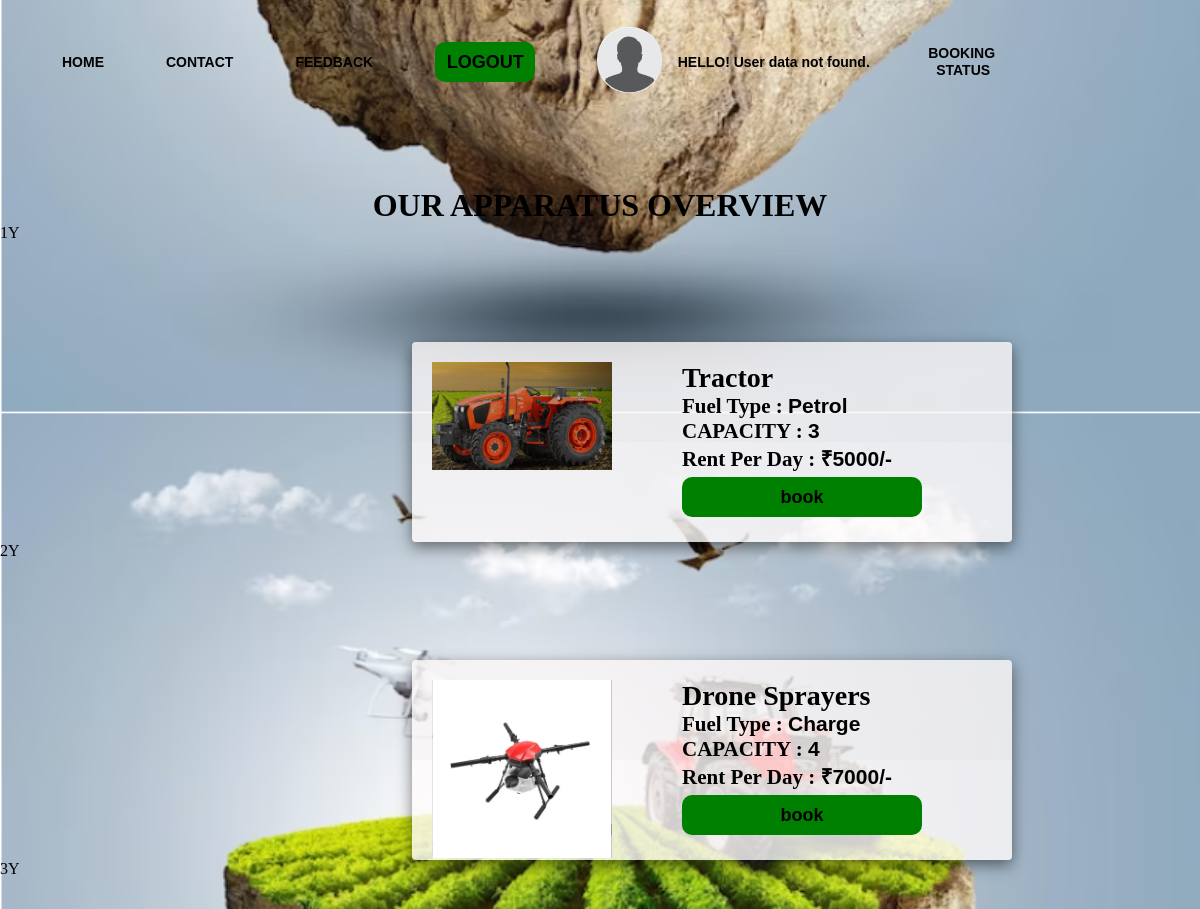
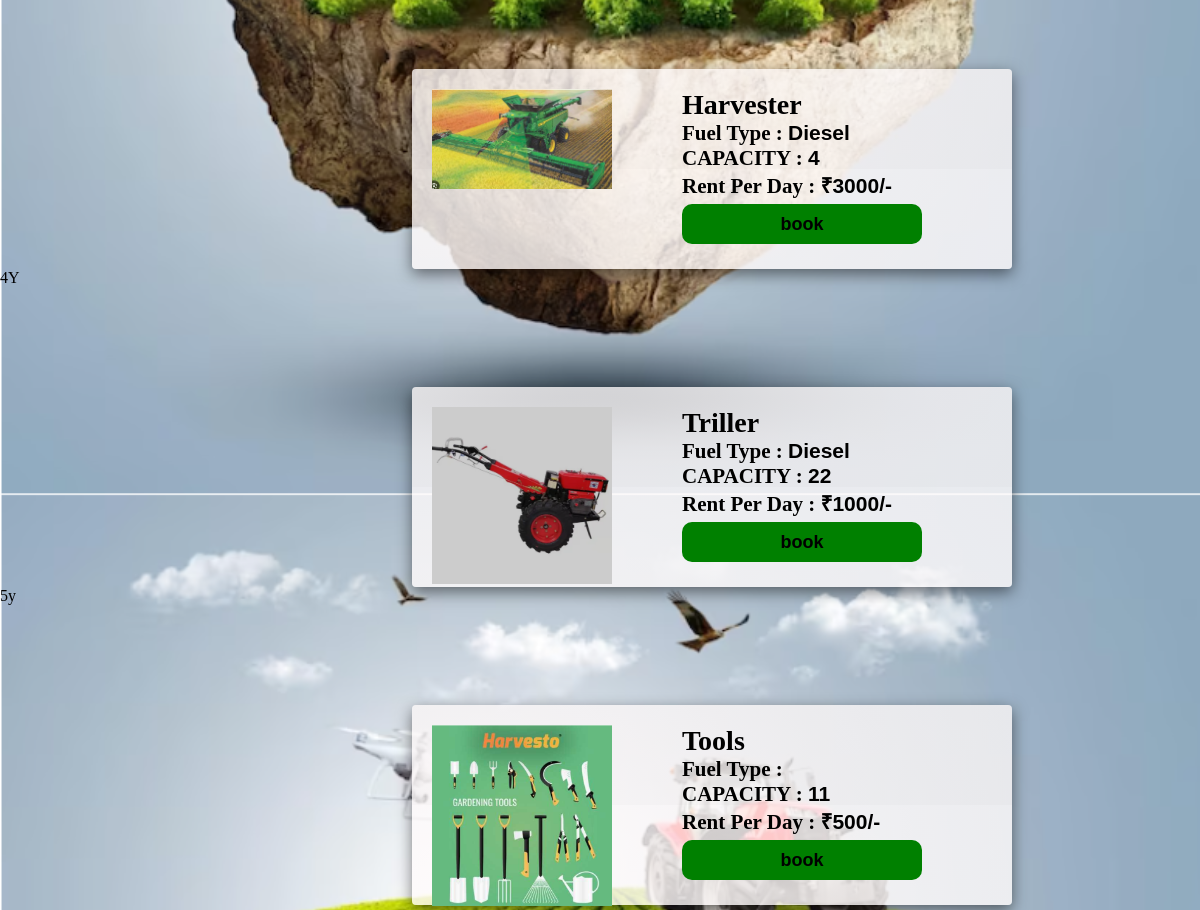
Screenshot of /Equipmentdetails.php with the database file from the repository (2 pictures, top to bottom).
### tables this page shows
CREATE TABLE `Equipmentdetails` (
  `EQUIP_ID` int(11) NOT NULL,
  `EQUIP_NAME` varchar(255) NOT NULL,
  `FUEL_TYPE` varchar(255) NOT NULL,
  `CAPACITY` int(11) NOT NULL,
  `PRICE` int(11) NOT NULL,
  `EQUIP_IMG` varchar(255) NOT NULL,
  `AVAILABLE` varchar(255) NOT NULL
);

### Equipmentdetails.php (the view, shortened to what this page needs)
<!DOCTYPE html>
<html lang="en">
<head>
</head>
<body class="body">
<?php
    require_once('connection.php');
    $value = $_SESSION['email'];
    $sql="select * from users where EMAIL='$value'";
    $name = mysqli_query($con,$sql);
    $rows=mysqli_fetch_assoc($name);
    $sql2="select * from Equipmentdetails where AVAILABLE='Y'";
    $Equipments= mysqli_query($con,$sql2);
    ?>
  <div class="cd">
    <div class="main">
        <div class="navbar">
            <div class="menu">
                <ul>
                    <li><a href="#">HOME</a></li>
                    <li><a href="contactus2.html">CONTACT</a></li>
                    <li><a href="Feedbacks.php">FEEDBACK</a></li>
                    <li><button class="nn"><a href="index.php">LOGOUT</a></button></li>
                    <li><img src="images/profile.png" class="circle" alt="Alps"></li>
                    <li><p class="phello">&nbsp;<a id="pname"><?php
                    if ($rows !== null) {
                    echo "HELLO! &nbsp;<a id='pname'>{$rows['FNAME']} {$rows['LNAME']}</a>";
                    } else {
                    echo "HELLO! User data not found.";
                    }
?>
</a></p></li>
                    <li><a id="stat" href="bookinstatus.php">BOOKING STATUS</a></li>
                </ul>
            </div>
        </div>
        <br/><br/>
        <br/><br/>
      <div><h1 class="overview">OUR APPARATUS OVERVIEW</h1>
    <ul class="de">
    <?php
        while($result= mysqli_fetch_array($Equipments))
        {
            echo $result['EQUIP_ID'];
            echo $result['AVAILABLE'];
    ?>
    <li>
    <form method="POST">
    <div class="box">
       <div class="imgBx">
            <img src="images/<?php echo $result['EQUIP_IMG']?>">
        </div>
        <div class="content">
            <?php $res=$result['EQUIP_ID'];?>
            <h1><?php echo $result['EQUIP_NAME']?></h1>
            <h2>Fuel Type : <a><?php echo $result['FUEL_TYPE']?></a> </h2>
            <h2>CAPACITY : <a><?php echo $result['CAPACITY']?></a> </h2>
            <h2>Rent Per Day : <a>₹<?php echo $result['PRICE']?>/-</a></h2>
            <button type="submit"  name="booknow" class="utton" style="margin-top: 5px;"><a href="booking.php?id=<?php echo $res;?>">book</a></button>
        </div>
    </div></form></li>
    <?php
        }
    ?>
    </ul>
    </div>
  </div>
  </div>
</body>
</html>

### Equipmentdetails.php (style rules this page uses)
* { margin: 0; padding: 0; }
body { background: url("images/index.png"); background-position: center; background-size: 100%; margin:center; background-color: rgba(255, 255, 255, 0.5); }
.main { width: 100%; background: linear-gradient(to top, rgba(0,0,0,0)50%, rgba(0,0,0,0)50%); background-position: center; background-size: cover; height: 109vh; animation: infiniteScrollBg 50s linear infinite; }
.navbar { width: 1200px; height: 75px; margin: auto; }
.menu { width: 400px; float: left; height: 70px; }
ul { float: left; display: flex; justify-content: center; align-items: center; }
ul li { list-style: none; margin-left: 62px; margin-top: 27px; font-size: 14px; }
ul li a { text-decoration: none; color: black; font-family: Arial; font-weight: bold; transition: 0.4s ease-in-out; }
.box { position:center; top: 50%; left: 50%; padding: 20px; box-sizing: border-box; background: #fff; border-radius: 4px; box-shadow: 0 5px 15px rgba(0,0,0,.5); background: linear-gradient(to top, rgba(255, 251, 251, 0.8)50%,rgba(250, 246, 246, 0.8)50%); display: flex; align-content: center; width: 600px; height: 200px; margin-top: 100px; margin-left: 350px; }
.box .imgBx { width: 150px; flex:0 0 150px; }
.box .imgBx img { max-width: 120%; }
.box .content { padding-left: 100px; }
.utton { width: 240px; height: 40px; background: green; border:none; font-size: 18px; border-radius: 10px; cursor: pointer; color:#fff; transition: 0.4s ease; }
.de { float: left; clear: left; display: block; }
.nn { width:100px; background: green; border:none; height: 40px; font-size: 18px; border-radius: 10px; cursor: pointer; color:white; transition: 0.4s ease; }
.nn a { text-decoration: none; color: black; font-weight: bold; }
.overview { text-align: center; margin-top: 40px; }
.circle { border-radius:48%; width:65px; }
.phello { width: 200px; margin-left: -50px; padding: 0px; }
#stat { margin-left: -8px; }

### rows the page displays
equipmentdetails: EQUIP_ID "1", AVAILABLE "Y", EQUIP_IMG (picture), EQUIP_NAME "Tractor", FUEL_TYPE "Petrol", CAPACITY "3", PRICE "5000"
equipmentdetails: EQUIP_ID "2", AVAILABLE "Y", EQUIP_IMG (picture), EQUIP_NAME "Drone Sprayers", FUEL_TYPE "Charge", CAPACITY "4", PRICE "7000"
equipmentdetails: EQUIP_ID "3", AVAILABLE "Y", EQUIP_IMG (picture), EQUIP_NAME "Harvester", FUEL_TYPE "Diesel", CAPACITY "4", PRICE "3000"
equipmentdetails: EQUIP_ID "4", AVAILABLE "Y", EQUIP_IMG (picture), EQUIP_NAME "Triller", FUEL_TYPE "Diesel", CAPACITY "22", PRICE "1000"
equipmentdetails: EQUIP_ID "5", AVAILABLE "y", EQUIP_IMG (picture), EQUIP_NAME "Tools", CAPACITY "11", PRICE "500"
